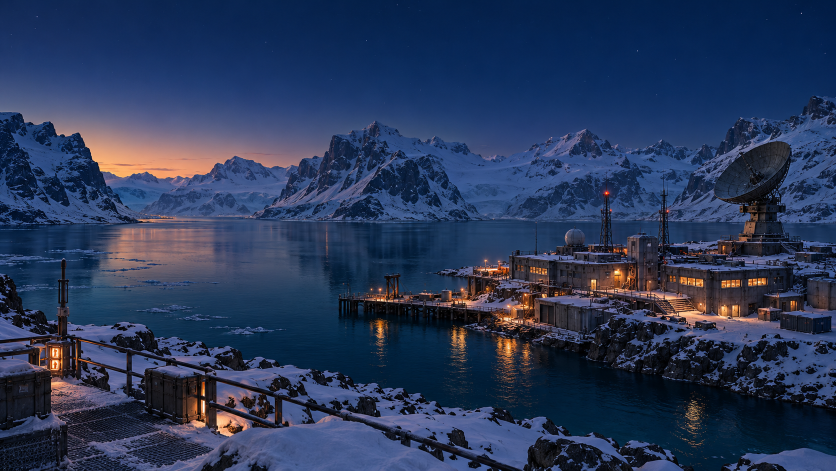
#> input picture assets/polar.png, 1672 x 941 px (shown at 1/2 size)
$ python build-polar-data.py
#> lines starting #> are read from the running program, lines starting #| are printed output that depends on the picture; after the words box and inside, x2 and y2 are one past the last pixel; in counts of white or black regions, pixels touching at a corner belong together
"""Map Polar Station animation onto its original, unmodified photograph."""
from pathlib import Path
from PIL import Image, ImageDraw, ImageFilter
import json
import statistics

root = Path(__file__).resolve().parent
image = Image.open(root / 'assets/polar.png').convert('RGB')
#> image is the input picture: PIL image 1672x941 RGB; mean R, G, B 40.9, 55.7, 87.9
width, height = image.size

def points(values):
    return [[round(x / width, 6), round(y / height, 6)] for x, y in values]

# Measured pane interiors, excluding the metal mullions and exterior lamps.
panes = [
    (1029,529,1035,541),(1038,532,1043,543),(1045,533,1049,544),
    (1060,534,1066,547),(1068,535,1074,548),(1076,537,1081,549),
    (1083,537,1088,550),(1090,538,1095,551),
    (1183,559,1193,580),
    (1338,551,1345,565),(1348,552,1354,566),
    (1360,552,1375,568),(1377,554,1391,571),(1393,556,1406,573),
    (1443,561,1454,576),(1456,561,1467,576),(1469,560,1481,575),
    (1497,557,1507,573),(1510,557,1519,573),(1522,556,1532,572),
    (1442,611,1455,633),(1466,610,1478,633),
    (1580,602,1586,620),(1588,603,1593,620),
    (106,696,117,716),(106,723,117,740),
    (399,769,409,791),(400,804,409,828),
    # Service level under the balcony, tower doors, and distant rear huts.
    (1060,583,1074,601),(1080,582,1089,598),
    (1098,580,1107,596),(1109,579,1119,594),
    (1172,496,1180,509),(1182,497,1190,509),
    (1207,498,1215,510),(1220,497,1228,511),(1230,499,1238,511),
    (1242,498,1252,513),(1294,565,1302,584),
    (1442,490,1452,508),(1518,626,1527,643),
    (1563,606,1572,621),(1611,509,1620,520),(1640,506,1650,518),
    # Small original work lights across the pier and service entrance.
    (969,520,976,530),(756,574,763,585),(921,576,928,586),
    (1013,607,1022,619),(1023,615,1038,638),(1241,540,1248,552),
]
windows = []
for x0, y0, x1, y1 in panes:
    selected = []
    for y in range(y0, y1):
        for x in range(x0, x1):
            r, g, b = image.getpixel((x, y))
            if r > 100 and g > 55 and r > g * 1.08 and g > b * 1.12:
                selected.append((x, y))
    if len(selected) < 3:
        continue
    cx, cy = (x0 + x1) / 2, (y0 + y1) / 2
    runs = []
    for y in range(y0, y1):
        xs = sorted(x for x, row in selected if row == y)
        if not xs:
            continue
        start = previous = xs[0]
        for x in xs[1:] + [xs[-1] + 2]:
            if x > previous + 1:
                runs.append([start - cx, y - cy, previous - start + 1, 1])
                start = x
            previous = x
    colors = [image.getpixel(p) for p in selected]
    window=dict(x=cx/width, y=cy/height, w=x1-x0, h=y1-y0,
        color=[round(statistics.mean(c[i] for c in colors)) for i in range(3)],
        offColor=[27,35,43] if cy < 650 else [21,27,32], maskRects=runs)
    if (x0,y0,x1,y1) in panes[-6:]:
        ring=[]
        for yy in range(max(0,y0-5),min(height,y1+5)):
            for xx in range(max(0,x0-5),min(width,x1+5)):
                distance=max(x0-xx,xx-(x1-1),y0-yy,yy-(y1-1))
                if not 3 <= distance <= 5:
                    continue
                r,g,b=image.getpixel((xx,yy))
                if not (r > 100 and g > 55 and r > g*1.08 and g > b*1.12):
                    ring.append((r,g,b))
        if ring:
            window['offColor']=[round(statistics.median(c[i] for c in ring)) for i in range(3)]
        window.update(kind='worklight',minLight=.35)
    windows.append(window)
#> this loop made 50 passes
#> colors on passes 31, 34: [(117, 102, 90), (116, 96, 81), (149, 126, 105)], [(112, 79, 69), (108, 74, 62), (101, 73, 65)]
#> after the loop, windows = 45 items

def water(poly, x, y, w, h, color, phase):
    return dict(polygon=points(poly), x=x/width, y=y/height, w=w/width, h=h/height, color=color, phase=phase)

def row_runs(pixels, cx, cy):
    runs = []
    for y in sorted({p[1] for p in pixels}):
        xs = sorted(x for x, row in pixels if row == y)
        first = previous = xs[0]
        for x in xs[1:] + [xs[-1] + 2]:
            if x > previous + 1:
                runs.append([first-cx, y-cy, previous-first+1, 1])
                first = x
            previous = x
    return runs

# Existing red lamps only: top and two side lamps of the left mast,
# plus the right-hand side lamp. The top of the right mast is unlit.
beacons = []
for index, (x, y, radius, period) in enumerate([(1213,386,10,2.9),(1202,419,5,3.3),(1221,420,6,3.3),(1335,422,7,3.8)]):
    selected, ring = [], []
    for yy in range(y-radius-3, y+radius+4):
        for xx in range(x-radius-3, x+radius+4):
            distance = ((xx-x)**2+(yy-y)**2)**.5
            r, g, b = image.getpixel((xx, yy))
            if distance <= radius and ((r > g*1.10 and r > b*1.02) or (r > 180 and g > 90 and r > b*1.2)):
                selected.append((xx, yy))
            elif radius <= distance <= radius+3 and r < g*1.15:
                ring.append((r,g,b))
    off = [round(statistics.median(c[i] for c in ring)) for i in range(3)]
    beacons.append(dict(x=x,y=y,radius=1.1 if index==1 else 1.6,coreRadius=1.1 if index==1 else 1.6,haloRadius=radius,
        color=[255,81,51],offColor=off,period=period,phase=index*.73,
        strength=.38 if index==1 else 1,maskRects=row_runs(selected,x,y)))
#> after the loop, beacons = 4 items

# Detect actual photographed star cores above the mountains. A local median
# rejects the smooth blue-hour gradient; each point retains its source pixels.
sky_background = image.filter(ImageFilter.MedianFilter(5))
star_pixels = set()
for y in range(5, 211):
    for x in range(5, width-5):
        pixel = image.getpixel((x,y)); background = sky_background.getpixel((x,y))
        if sum(pixel)-sum(background) > 27 and max(pixel[i]-background[i] for i in range(3)) > 11:
            star_pixels.add((x,y))
#> after the loop, star_pixels = 282 items
star_groups = []
while star_pixels:
    first = min(star_pixels); star_pixels.remove(first)
    todo, component = [first], []
    while todo:
        x,y = todo.pop(); component.append((x,y))
        for dx,dy in ((-1,0),(1,0),(0,-1),(0,1),(-1,-1),(1,-1),(-1,1),(1,1)):
            p=(x+dx,y+dy)
            if p in star_pixels:
                star_pixels.remove(p);todo.append(p)
    if not 1 <= len(component) <= 10:
        continue
    x,y=max(component,key=lambda p:sum(image.getpixel(p))-sum(sky_background.getpixel(p)))
    contrast=sum(image.getpixel((x,y)))-sum(sky_background.getpixel((x,y)))
    star_groups.append((contrast,x,y,component))
#> this loop made 78 passes
#> (x, y, contrast) on passes 1, 3, 4, 5, 7, 10, 16, 17: (22, 69, 177), (70, 56, 120), (74, 33, 366), (112, 19, 95), (165, 127, 45), (250, 158, 48), (531, 84, 233), (544, 102, 118)
#> after the loop, star_groups = 73 items; star_pixels = 0 items
stars=[]
for contrast,x,y,component in sorted(star_groups,reverse=True):
    if any((x-s['x'])**2+(y-s['y'])**2 < 70 for s in stars):
        continue
    background=list(sky_background.getpixel((x,y)))
    original=[]
    for yy in range(y-2,y+3):
        for xx in range(x-2,x+3):
            pixel=image.getpixel((xx,yy));base=sky_background.getpixel((xx,yy))
            if sum(pixel)-sum(base)>7:
                original.append([xx-x,yy-y,*pixel])
    stars.append(dict(x=x,y=y,radius=.55 if len(component)<3 else .8,color=list(image.getpixel((x,y))),
        backgroundColor=background,originalPixels=original,
        period=3.6+((x*19+y*7)%510)/100,phase=((x*31+y*17)%628)/100,
        strength=.12+((x+y)%13)/100))
    if len(stars)>=66:
        break
#> this loop made 73 passes
#> (contrast, x, y, component, background) on passes 3, 6, 7, 9, 10: (375, 794, 9, [(793, 9), (794, 10), (795, 9), (794, 9)], [4, 31, 71]), (276, 732, 81, [(732, 80), (733, 81), (732, 82), (732, 81), (733, 80)], [8, 37, 85]), (233, 531, 84, [(531, 83), (532, 84), (531, 84), (532, 83)], [14, 43, 90]), (185, 1533, 39, [(1533, 38), (1534, 39), (1533, 39), (1534, 38)], [3, 31, 74]), (177, 22, 69, [(21, 69), (22, 68), (22, 69)], [24, 48, 95])
#> after the loop, stars = 59 items

# The full visible fjord, inset from shore, pier and station structures.
# Renderers feather this mask inward before applying subpixel photo motion.
water_surface=[dict(polygon=[
    [0,454],[282,449],[549,449],[805,447],[1041,449],[1040,490],
    [1012,502],[1009,527],[946,532],[920,547],[893,551],[866,566],
    [814,570],[814,542],[767,542],[767,574],
    [688,578],[674,594],[676,631],[744,640],[862,653],[953,676],
    [1026,698],[1104,718],[1200,754],[1340,790],[1484,812],[1672,821],
    [1672,893],[1618,895],[1574,899],[1526,907],[1490,914],[1483,925],
    [1452,925],[1410,928],[1360,935],
    [1328,923],[1290,912],[1240,906],[1205,887],[1160,880],[1135,857],
    [1097,855],[1083,835],[1053,842],[1013,825],[970,822],[939,816],
    [888,798],[855,796],[832,788],[799,783],[774,774],[741,774],
    [708,762],[682,755],[645,747],[616,737],[587,730],[559,720],
    [523,714],[496,695],[463,695],[436,683],[410,678],[382,667],
    [347,655],[310,647],[279,649],[243,639],[208,642],[173,650],
    [150,643],[150,508],[108,508],[108,591],[87,588],[80,568],[51,554],[30,549],[0,546],
],feather=18,amplitude=.70,period=9.5,phase=.4)]

people=[
    dict(points=[[703,594],[742,598],[779,603],[812,607]],height=14,speed=3.2,phase=.17,workStops=[0,3],color=[47,61,72]),
    dict(points=[[889,603],[902,605],[908,609]],height=13,speed=2.2,phase=.63,workStops=[1,2],color=[134,92,57]),
    dict(points=[[1136,582],[1176,585],[1210,590],[1252,595],[1284,598]],height=14,speed=3.3,phase=.39,workStops=[0,4],color=[48,65,79]),
    dict(points=[[1393,635],[1420,640],[1451,644],[1488,650]],height=16,speed=2.6,phase=.74,workStops=[0,3],color=[60,76,86]),
    dict(points=[[1536,650],[1554,652],[1570,651]],height=15,speed=2.0,phase=.22,workStops=[0,2],color=[133,90,55]),
]

data = dict(
    IMAGE_WIDTH=width, IMAGE_HEIGHT=height,
    SKY_POLYGON=points([(0,0),(1672,0),(1672,194),(1625,188),(1607,220),
        (1586,241),(1529,237),(1504,228),(1482,231),(1462,247),(1443,278),
        (1428,292),(1400,294),(1377,309),(1354,296),(1325,278),(1304,290),
        (1280,305),(1253,299),(1224,301),(1193,276),(1173,253),(1148,265),
        (1113,277),(1097,269),(1077,290),(1044,300),(1018,307),(996,316),
        (964,307),(944,294),(927,281),(889,281),(871,271),(850,284),
        (832,278),(807,267),(785,257),(752,238),(731,254),(702,259),
        (669,267),(650,306),(634,314),(609,311),(590,326),(567,334),
        (548,327),(528,332),(507,326),(474,309),(446,321),(430,324),
        (411,349),(384,350),(359,359),(332,360),(312,350),(295,340),
        (272,345),(252,346),(227,354),(212,346),(194,324),(179,292),
        (156,264),(127,273),(110,258),(101,241),(80,248),(57,245),(42,224),(0,224)]),
    AURORA=[
        dict(left=.09,right=.94,y=.190,height=.140,phase=.3,speed=.085,color=[92,226,183],opacity=.32),
        dict(left=.22,right=.98,y=.145,height=.108,phase=2.2,speed=.061,color=[85,187,235],opacity=.23),
        dict(left=.18,right=.77,y=.106,height=.077,phase=4.4,speed=.073,color=[172,124,225],opacity=.13),
    ],
    WINDOWS=windows,
    BEACONS=beacons,
    STARS=stars,
    WATER_SURFACE=water_surface,
    PEOPLE=people,
    WATER=[
        water([(228,449),(436,449),(443,521),(303,559),(213,539)],300,494,155,80,[255,177,112],.7),
        water([(726,632),(796,639),(806,717),(724,715)],760,675,54,76,[255,184,100],1.8),
        water([(891,650),(943,658),(957,736),(890,733)],919,697,58,80,[255,180,92],3.1),
        water([(973,674),(1034,683),(1073,758),(988,753)],1015,717,66,76,[255,182,99],4.7),
        water([(1368,795),(1410,803),(1438,860),(1364,862)],1395,827,55,58,[246,186,116],2.4),
        water([(419,465),(657,464),(666,568),(460,575)],536,515,198,82,[111,157,193],5.4),
    ],
    AIRSHIPS=[dict(left=.2,right=.8,y=.13,width=45,period=160,phase=.31,direction=1)],
    SNOW=dict(count=220),
)
#> data = 12 items

# A ridge-edge exclusion prevents snowy mountain glints from becoming stars.
sky_mask=Image.new('L',(width,height),0)
#> sky_mask: PIL image 1672x941 L; every value is 0
ImageDraw.Draw(sky_mask).polygon([(round(x*width),round(y*height)) for x,y in data['SKY_POLYGON']],fill=255)
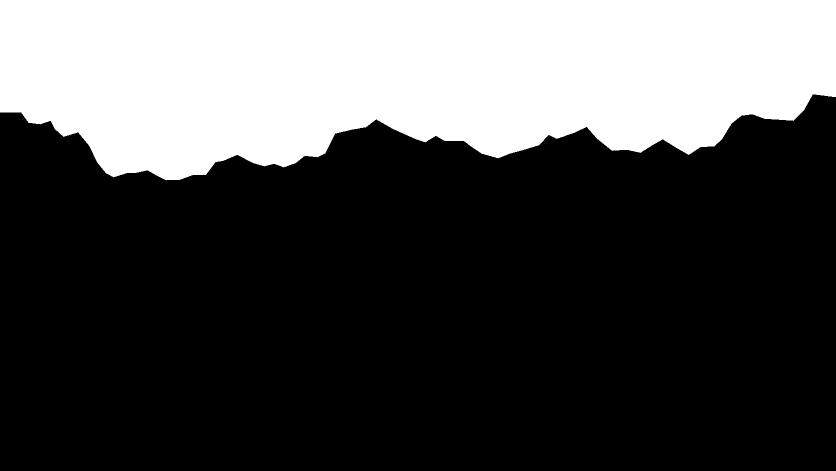
#> sky_mask: PIL image 1672x941 L (shown at 1/2 size); 30.5% white; 1 white region, box (x1, y1, x2, y2) and area: (0, 0, 1672, 361) 479305
sky_mask=sky_mask.filter(ImageFilter.MinFilter(15))
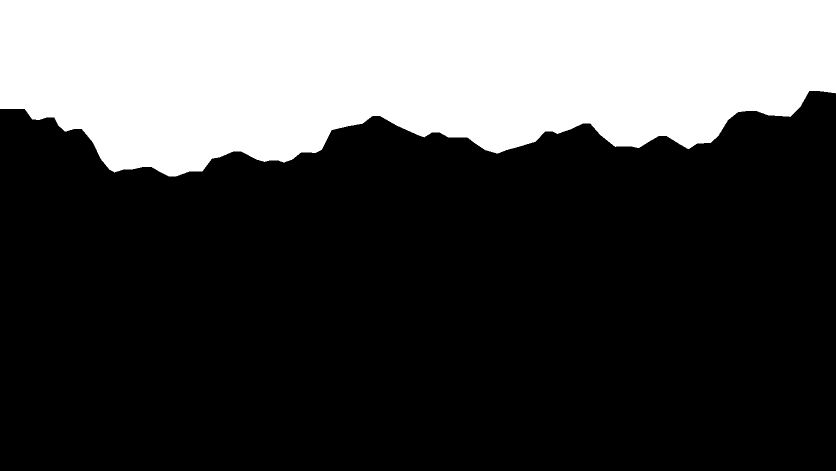
#> sky_mask: PIL image 1672x941 L (shown at 1/2 size); 29.4% white; 1 white region, box (x1, y1, x2, y2) and area: (0, 0, 1672, 353) 462054
stars=[star for star in stars if sky_mask.getpixel((star['x'],star['y']))==255]
#> stars = 52 items
data['STARS']=stars

js='// Generated by build-polar-data.py from assets/polar.png.\n' + '\n'.join(
    f'export const {key} = {json.dumps(value,separators=(",", ":"))};' for key,value in data.items()) + '\n'
(root/'polar-data.json').write_text(json.dumps(data,indent=2)+'\n')
(root/'polar-data.js').write_text(js)
(root/'polar-data-browser.js').write_text('window.POLAR = '+json.dumps(data,separators=(',',':'))+';\n')
(root/'extension/nightfall@local/polar-data.js').write_text(js)
# Diagnostic copy only: the photograph itself is never overwritten.
diagnostic=image.copy();draw=ImageDraw.Draw(diagnostic)
for region in water_surface:
    draw.line([tuple(p) for p in region['polygon']]+[tuple(region['polygon'][0])],fill=(50,185,255),width=2)
for i,window in enumerate(windows):
    x,y=window['x']*width,window['y']*height
    draw.rectangle((x-window['w']/2-1,y-window['h']/2-1,x+window['w']/2+1,y+window['h']/2+1),outline=(255,207,80),width=1)
#> this loop made 45 passes
#> (x, y) on passes 1 to 8: (1040.5, 537.5), (1047, 538.5), (1063, 540.5), (1071, 541.5), (1078.5, 543), (1085.5, 543.5), (1092.5, 544.5), (1188, 569.5)
for i,beacon in enumerate(beacons):
    x,y,r=beacon['x'],beacon['y'],beacon['haloRadius']+2
    draw.ellipse((x-r,y-r,x+r,y+r),outline=(255,71,90),width=2)
    draw.text((x+r+2,y-5),f'B{i+1}',fill=(255,130,140))
#> this loop made 4 passes
#> (x, y, r) on passes 1 to 4: (1213, 386, 12), (1202, 419, 7), (1221, 420, 8), (1335, 422, 9)
for star in stars:
    x,y=star['x'],star['y'];draw.ellipse((x-3,y-3,x+3,y+3),outline=(140,205,255),width=1)
#> this loop made 52 passes
#> (x, y) on passes 1 to 8: (1602, 26), (1274, 101), (794, 9), (74, 33), (1650, 106), (732, 81), (531, 84), (1313, 189)
for i,person in enumerate(people):
    route=[tuple(p) for p in person['points']]
    draw.line(route,fill=(99,255,151),width=2)
    for x,y in route:draw.ellipse((x-2,y-2,x+2,y+2),fill=(99,255,151))
    draw.text((route[0][0]+3,route[0][1]+3),f'P{i+1} {person["height"]}px',fill=(137,255,166))
#> this loop made 5 passes
#> route on passes 1, 2, 4, 5: [(703, 594), (742, 598), (779, 603), (812, 607)], [(889, 603), (902, 605), (908, 609)], [(1393, 635), (1420, 640), (1451, 644), (1488, 650)], [(1536, 650), (1554, 652), (1570, 651)]
draw.rectangle((12,12,625,45),fill=(9,22,37))
draw.text((22,21),f'POLAR DATA: {len(windows)} window patches | {len(beacons)} beacons | {len(stars)} real stars | {len(people)} people routes',fill=(224,234,244))
diagnostic.save(root/'polar-data-diagnostic.png')
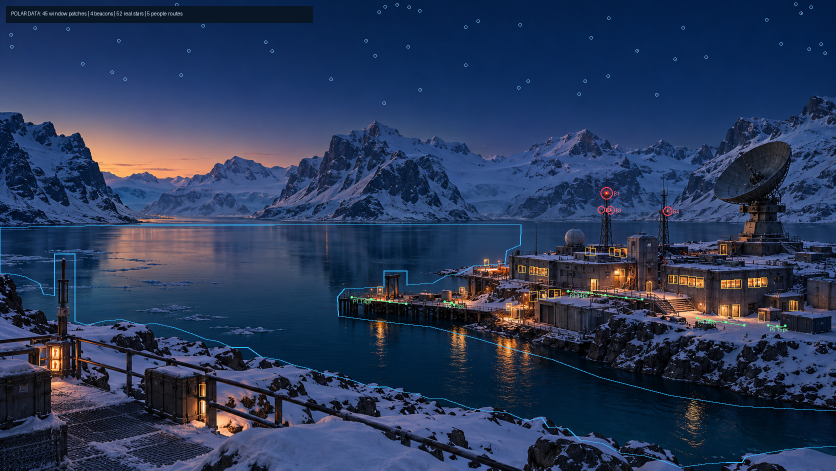
#> saved as polar-data-diagnostic.png: PIL image 1672x941 RGB (shown at 1/2 size); mean R, G, B 41.4, 56.6, 88.3
print(f'Polar data: {width}x{height}, {len(windows)} windows, {len(beacons)} beacons, {len(stars)} stars, {len(people)} people, {len(water_surface)} full-water mask.')
#| Polar data: 1672x941, 45 windows, 4 beacons, 52 stars, 5 people, 1 full-water mask.

$ run again, with assets/abyss.png copied over assets/polar.png
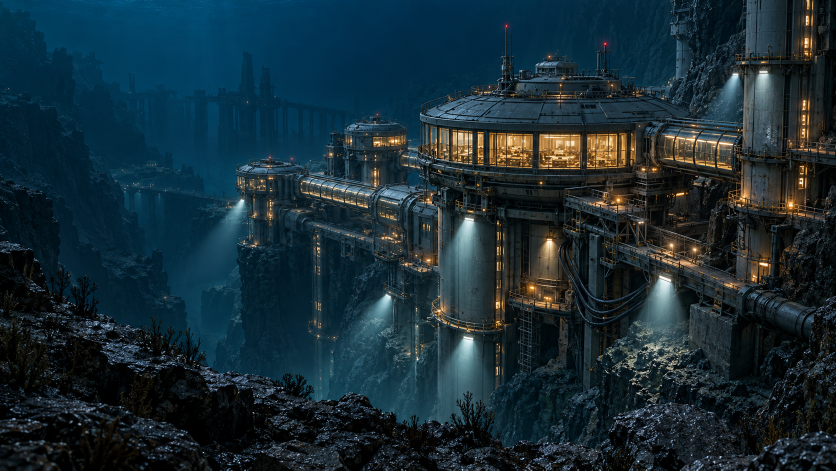
#> input picture assets/abyss.png, 1672 x 941 px (shown at 1/2 size)
#> image is the input picture: PIL image 1672x941 RGB; mean R, G, B 24.3, 44.7, 53.8
#> the loop `for x0, y0, x1, y1 in panes:` made 50 passes
#> colors on pass 10: [(129, 119, 106), (132, 122, 107), (117, 108, 96)]
#> after the loop `for x0, y0, x1, y1 in panes:`: windows = 14 items
#> after the loop `for index, (x, y, radius, period) in enumerate([(1213,386,10,2.9),(120..`: beacons = 4 items
#> after the loop `for y in range(5, 211):`: star_pixels = 13733 items
#> the loop `while star_pixels:` made 1760 passes
#> (x, y, contrast) on passes 2, 5, 6: (6, 182, 37), (8, 199, 75), (9, 206, 38)
#> after the loop `while star_pixels:`: star_groups = 1430 items; star_pixels = 0 items
#> the loop `for contrast,x,y,component in sorted(star_groups,reverse=True):` made 77 passes
#> (contrast, x, y, background) on passes 1, 2, 3, 4, 5, 6, 7, 9: (492, 1121, 186, [94, 65, 42]), (403, 1267, 184, [55, 45, 27]), (395, 1031, 185, [33, 42, 48]), (377, 17, 177, [9, 46, 63]), (355, 1610, 118, [58, 39, 23]), (345, 494, 204, [27, 57, 73]), (343, 1330, 193, [51, 71, 81]), (326, 1021, 152, [10, 21, 34])
#> after the loop `for contrast,x,y,component in sorted(star_groups,reverse=True):`: stars = 66 items
#> data = 12 items
#> the loop `for i,window in enumerate(windows):` made 14 passes
#> (x, y) on passes 1 to 8: (1085.5, 543.5), (1092.5, 544.5), (1341.5, 558), (1448.5, 568.5), (1461.5, 568.5), (1475, 567.5), (1502, 565), (1514.5, 565)
#> the loop `for i,beacon in enumerate(beacons):` made 4 passes
#> (x, y, r) on passes 1 to 4: (1213, 386, 12), (1202, 419, 7), (1221, 420, 8), (1335, 422, 9)
#> the loop `for star in stars:` made 66 passes
#> (x, y) on passes 1 to 8: (1121, 186), (1267, 184), (1031, 185), (17, 177), (1610, 118), (494, 204), (1330, 193), (1018, 141)
#> the loop `for i,person in enumerate(people):` made 5 passes
#> route on passes 1, 2, 4, 5: [(703, 594), (742, 598), (779, 603), (812, 607)], [(889, 603), (902, 605), (908, 609)], [(1393, 635), (1420, 640), (1451, 644), (1488, 650)], [(1536, 650), (1554, 652), (1570, 651)]
#> `diagnostic.save(root/'polar-data-diagnostic.png')`:
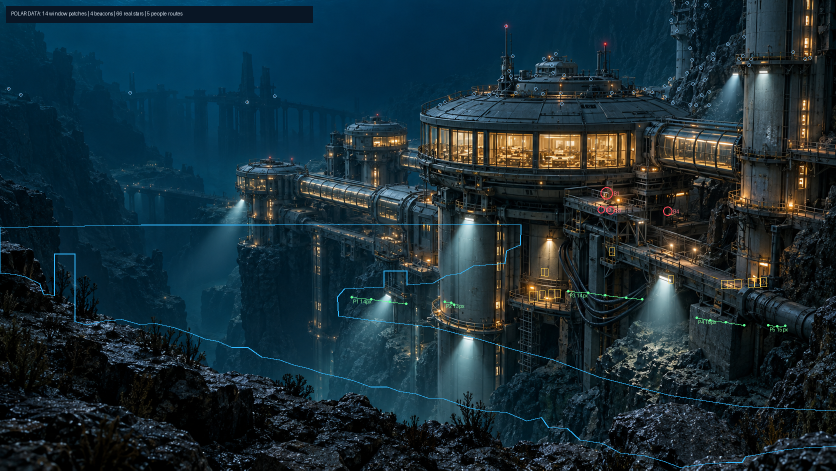
#> saved as polar-data-diagnostic.png: PIL image 1672x941 RGB (shown at 1/2 size); mean R, G, B 24.9, 45.1, 54.1
#| Polar data: 1672x941, 14 windows, 4 beacons, 66 stars, 5 people, 1 full-water mask.
